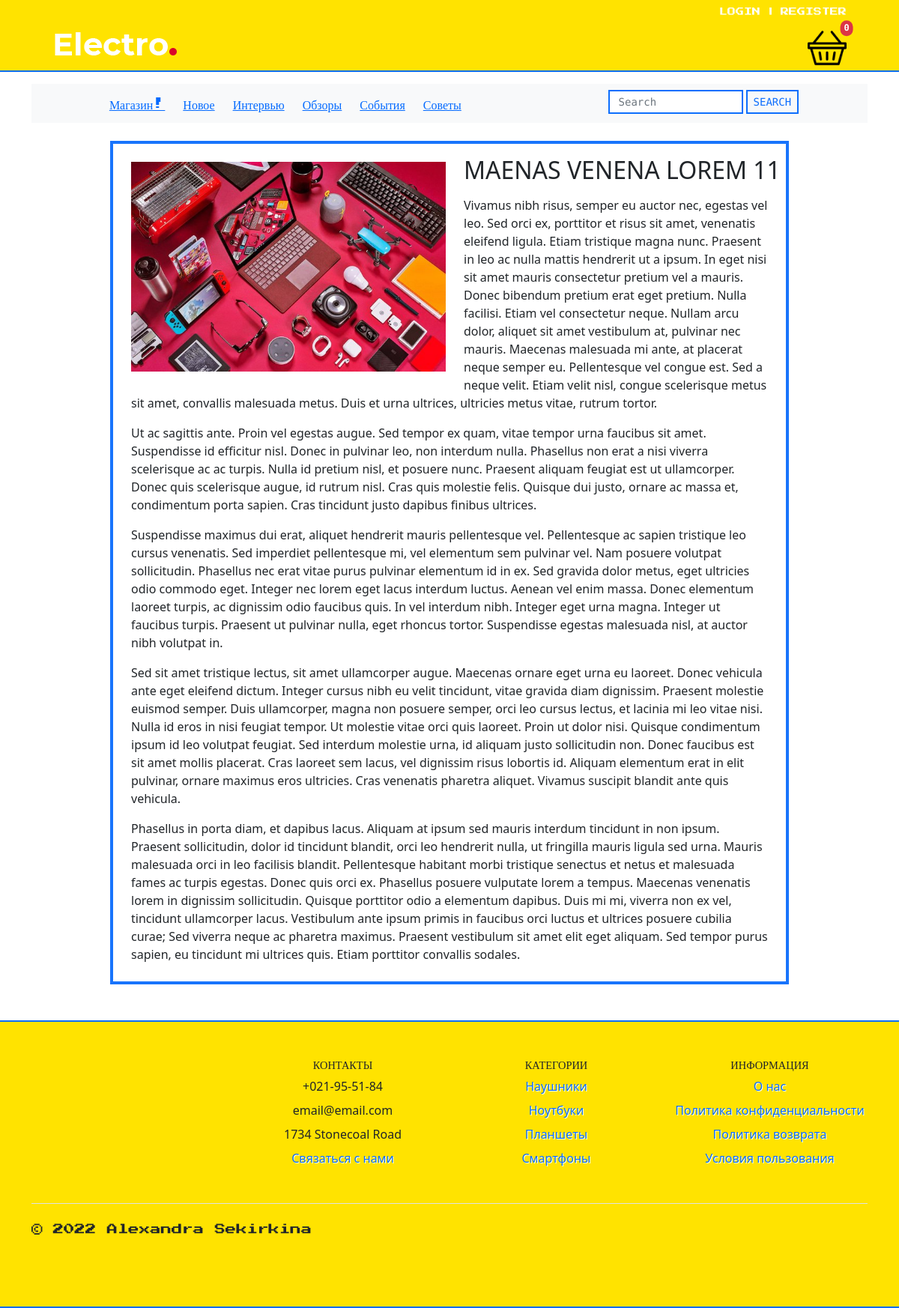
Screenshot of /blog/post/maecenas-venenatis-lorem-11/ with the database file from the repository.
### blog/models.py (models this page shows, shortened)
class Category(Model):
    title = CharField(max_length=100, verbose_name='Название')
    slug = SlugField(max_length=100, verbose_name='Url', db_index=True, unique=True)
    class Meta:
        ordering = ['title']
        verbose_name = 'Категория(ю)'
        verbose_name_plural = 'Категории'
    def get_absolute_url(self):
        return reverse('blog:bycategory', kwargs={'slug': self.slug})

class Post(Model):
    title = CharField(max_length=32, verbose_name='Заголовок')
    content = TextField(verbose_name='Контент', blank=True)
    short_description = CharField(max_length=126, verbose_name='Описание')
    main_photo = ImageField(upload_to=get_post_image_path, verbose_name='Обложка')
    created_at = DateTimeField(auto_now_add=True, verbose_name='Дата создания')
    is_published = BooleanField(default=True)
    views = PositiveIntegerField(default=0, verbose_name='Просмотры')
    category = ForeignKey(Category, on_delete=SET_NULL, verbose_name='Категория', related_name='posts', null=True)
    slug = SlugField(max_length=100, verbose_name='Url', db_index=True, unique=True)
    objects = Manager()
    class Meta:
        ordering = ['-created_at']
        verbose_name = 'Пост'
        verbose_name_plural = 'Посты'

### store/models.py (models this page shows, shortened)
class StoreInfo(models.Model):
    logo = models.ImageField(max_length=250)
    name = models.CharField(max_length=150)
    address = models.CharField(max_length=150)
    phone = models.CharField(max_length=150)
    short_description = models.CharField(max_length=250)
    email = models.EmailField(max_length=150)
    about_us = models.TextField(max_length=2500)
    privacy_policy = models.TextField(max_length=2500)
    orders_and_returns = models.TextField(max_length=2500)
    terms_and_conditions = models.TextField(max_length=2500)
    class Meta:
        verbose_name = 'Информация о магазине'
        verbose_name_plural = 'Информация о магазине'

class Category(models.Model):
    name = models.CharField(max_length=100, db_index=True, verbose_name='Категория')
    slug = models.SlugField(db_index=True, unique=True)
    objects = models.Manager()
    class Meta:
        verbose_name = 'Категория(ю)'
        verbose_name_plural = 'Категории'
    def get_absolute_url(self):
        return reverse('store:bycategory', kwargs={'slug': self.slug})

### blog/views.py (the view)
# urls.py: path('post/<slug:slug>/', cache_page(30)(PostDetail.as_view()), name='post'),
class PostDetail(DetailView):
    model = Post
    template_name = 'blog/post_detail.html'
    context_object_name = 'post'

### blog/templatetags/blog_tags.py (called while the page is built)
@register.simple_tag()
def get_categories():
    return cache.get_or_set('blog_categories', Category.objects.filter().annotate(cnt=Count
    ('posts', filter=F('posts__is_published'))).filter(cnt__gt=0))

### cart/cart.py (called while the page is built)
    def __len__(self):
        return sum(item['qty'] for item in self.basket.values())

### cart/context_processors.py (called while the page is built)
def basket(request):
    return {'basket': Basket(request)}

### store/templatetags/store_tags.py (called while the page is built)
@register.simple_tag()
def get_categories():
    return cache.get_or_set('store_categories', Category.objects.filter().annotate(cnt=Count
    ('products', filter=F('products__is_available'))).filter(cnt__gt=0))

@register.simple_tag()
def get_store_info():
    return StoreInfo.objects.get(pk=1)

### blog/templates/blog/post_detail.html (shortened to what this page needs)
{% extends 'base.html' %}
{% load static %}
{% block navigation %}
{% include 'blog/inc/_navigation.html' %}
{% endblock %}
{% block content %}
<div class="container">
    <div class="row">
        <div class="col-md-1">
        </div>
        <div class="col-md-10">
            <div class="card POST_BRDR">
                <div class="card-body p-0">
                    <div class="media">
                        <img class="d-flex mx-4 my-2 float-start" width="420" src="{{ post.main_photo.url }}" alt="">
                        <div class="media-body">
                            <h2 class="my-3"> {{ post.title | upper }}</h2>
                            <div  class="mx-4 mb-4">
                                <p> {{ post.content |linebreaks }}</p>
                            </div>
                        </div>
                    </div>
                </div>
            </div>
        </div>
    </div>
</div>
{% endblock %}

### blog/templates/blog/inc/_navigation.html
{% load blog_tags %}
<div class="container my-6 NAV">
    <nav class="navbar navbar-expand-lg navbar-light bg-light py-6">
        <div class="row mx-auto">
            {% if request.path == '/store/' %}
            <a class="col TEXT_YEL" href="{% url 'home' %}"> Магазин! </a>
            {% else %}
            <a class="col TEXT_BLU" href="{% url 'home' %}"> Магазин! </a>
            {% endif %}
            {% if request.path == '/blog/' %}
            <a class="col TEXT_YEL" href="{% url 'blog:all_posts' %}">Новое</a>
            {% else %}
            <a class="col TEXT_BLU" href="{% url 'blog:all_posts' %}">Новое</a>
            {% endif %}
            {% get_categories as categories %}
            {% for cat in categories %}
            {% if request.path == cat.get_absolute_url %}
            <a class="col TEXT_YEL" href="{{ cat.get_absolute_url }}">{{ cat.title }}</a>
            {% else %}
            <a class="col TEXT_BLU" href="{{ cat.get_absolute_url }}">{{ cat.title }}</a>
            {% endif %}
            {% endfor %}
        </div>
        <form class="d-flex mb-1 mx-auto" action="{% url 'blog:search' %}" method="get">
            <input class="form-control me-1 SEARCH" type="text" name="search"
                   placeholder="Search">
            <input class="btn btn-outline-primary py-0 px-2 SEARCH_BUTTON"
                   type="submit" value="search">
        </form>
    </nav>
</div>
<br>

### templates/inc/_footer.html
{% load cache %}
{% cache 30 footer %}
{% load store_tags %}
{% get_store_info as store %}
{% get_categories as categories %}
<br>
<br>
<div class="FOOTER">
    <br>
    <div class="container">
        <footer class="py-4">
            <div class="row">
                <div class="col-6 col-md-3 mb-3">
                </div>
                <div class="col-6 col-md-3 mb-3">
                    <h5 class="FOOTER_TITLE">
                        Контакты </h5>
                    <ul class="nav flex-column text-center">
                        <li class="nav-item mb-2"> {{ store.phone }}</li>
                        <li class="nav-item mb-2"> {{ store.email }}</li>
                        <li class="nav-item mb-2"> {{ store.address }}</li>
                        <li class="nav-item mb-2 mx-auto FOOTER_LINKS">
                            <a href="{% url 'contact_form' %}" class="nav-link p-0">
                                Связаться с нами</a>
                        </li>
                    </ul>
                </div>
                <div class="col-6 col-md-3 mb-3">
                    <h5 class="FOOTER_TITLE">
                        Категории</h5>
                    <ul class="nav flex-column">
                        {% for cat in categories %}
                        <li class="nav-item mb-2 mx-auto FOOTER_LINKS">
                            <a href="{{ cat.get_absolute_url }}" class="nav-link p-0">
                                {{ cat.name }}</a></li>
                        {% endfor %}
                    </ul>
                </div>
                <div class="col-6 col-md-3 mb-3">
                    <h5 class="FOOTER_TITLE">
                        Информация</h5>
                    <ul class="nav flex-column">
                        <li class="nav-item mb-2 mx-auto FOOTER_LINKS">
                            <a href="{% url 'store:about' %}" class="nav-link p-0">
                                О нас</a>
                        </li>
                        <li class="nav-item mb-2 mx-auto FOOTER_LINKS">
                            <a href="{% url 'store:ppol' %}" class="nav-link p-0">
                                Политика конфиденциальности</a></li>
                        <li class="nav-item mb-2 mx-auto FOOTER_LINKS">
                            <a href="{% url 'store:ord_ret' %}" class="nav-link p-0">
                                Политика возврата</a>
                        </li>
                        <li class="nav-item mb-2 mx-auto FOOTER_LINKS">
                            <a href="{% url 'store:terms' %}" class="nav-link p-0">
                                Условия пользования</a>
                        </li>
                    </ul>
                </div>
            </div>
            <div class="d-flex flex-column flex-sm-row justify-content-between py-4 my-4 border-top">
                <p class="SIGNATURE">&copy; 2022 Alexandra Sekirkina</p>
                <ul class="list-unstyled d-flex">
                    <li class="ms-3"><a class="link-dark" href="#">
                        <svg class="bi" width="24" height="24">
                            <use xlink:href="#twitter"/>
                        </svg>
                    </a></li>
                    <li class="ms-3"><a class="link-dark" href="#">
                        <svg class="bi" width="24" height="24">
                            <use xlink:href="#instagram"/>
                        </svg>
                    </a></li>
                    <li class="ms-3"><a class="link-dark" href="#">
                        <svg class="bi" width="24" height="24">
                            <use xlink:href="#facebook"/>
                        </svg>
                    </a></li>
                </ul>
            </div>
        </footer>
    </div>
</div>
{% endcache %}

### electro/static/css/style.css (style rules this page uses)
.TEXT_BLU { color: #056bff !important; }
.FOOTER { border-top: 2px solid #0d6efd; border-bottom: 2px solid #0d6efd; display: block; background-color: #ffe300; }
.FOOTER_TITLE { text-align: center; text-transform: uppercase; font-family: 'Press Start 2P', cursive; font-size: .9em; }
.FOOTER_LINKS { text-shadow: 1px 1px #fff; }
.SIGNATURE { font-family: 'Press Start 2P', cursive; font-size: .9em; }
.NAV { font-family: 'Press Start 2P', cursive; font-size: 16px; }
.SEARCH { border-radius: 0px; border: 2px solid #0d6efd; width: 180px; height: 32px; font-family: 'Source Code Pro', monospace; font-size: 14px; }
.SEARCH_BUTTON { border: 2px solid; border-radius: 0.3px; font-size: 15px; text-transform: uppercase; vertical-align: bottom; height: 32px; font-family: 'Source Code Pro', monospace; font-size: 14px; text-transform: uppercase; }
.POST_BRDR { border: 4px solid #1874fc; border-radius: 0; }

### rows the page displays
Category: title "Интервью"
Category: title "Обзоры"
Category: title "События"
Category: title "Советы"
Post: main_photo (picture), title "MAENAS VENENA LOREM 11", content "Vivamus nibh risus, semper eu auctor nec, egestas vel leo. Sed orci ex, porttitor et risus sit amet, venenatis eleifend ligula. Etiam tristique magna nunc. Praesent in leo ac nulla mattis hendrerit ut a ipsum. In eget nisi sit amet mauris consectetur pretium vel a mauris. Donec bibendum pretium erat eget pretium. Nulla facilisi. Etiam vel consectetur neque. Nullam arcu dolor, aliquet sit amet vestibulum at, pulvinar nec mauris. Maecenas malesuada mi ante, at placerat neque semper eu. Pellentesque vel congue est. Sed a neque velit. Etiam velit nisl, congue scelerisque metus sit amet, convallis malesuada metus. Duis et urna ultrices, ultricies metus vitae, rutrum tortor. Ut ac sagittis ante.…"
StoreInfo: phone "+021-95-51-84", email "email@email.com", address "1734 Stonecoal Road"
Category: name "Наушники"
Category: name "Ноутбуки"
Category: name "Планшеты"
Category: name "Смартфоны"
